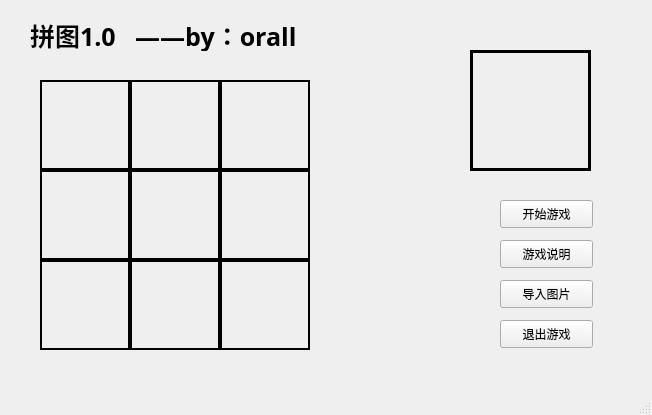
<?xml version="1.0" encoding="UTF-8"?>
<ui version="4.0">
 <class>DlgPlay</class>
 <widget class="QMainWindow" name="DlgPlay">
  <property name="geometry">
   <rect>
    <x>0</x>
    <y>0</y>
    <width>652</width>
    <height>415</height>
   </rect>
  </property>
  <property name="windowTitle">
   <string>拼图          ——by：orall</string>
  </property>
  <widget class="QWidget" name="centralwidget">
   <widget class="QPushButton" name="btnGameStart">
    <property name="geometry">
     <rect>
      <x>500</x>
      <y>200</y>
      <width>93</width>
      <height>28</height>
     </rect>
    </property>
    <property name="font">
     <font>
      <family>华文琥珀</family>
     </font>
    </property>
    <property name="text">
     <string>开始游戏</string>
    </property>
   </widget>
   <widget class="QPushButton" name="btnGameRules">
    <property name="geometry">
     <rect>
      <x>500</x>
      <y>240</y>
      <width>93</width>
      <height>28</height>
     </rect>
    </property>
    <property name="font">
     <font>
      <family>华文琥珀</family>
     </font>
    </property>
    <property name="text">
     <string>游戏说明</string>
    </property>
   </widget>
   <widget class="QLabel" name="labTitle">
    <property name="geometry">
     <rect>
      <x>30</x>
      <y>20</y>
      <width>361</width>
      <height>31</height>
     </rect>
    </property>
    <property name="font">
     <font>
      <family>华文新魏</family>
      <pointsize>19</pointsize>
      <weight>75</weight>
      <italic>false</italic>
      <bold>true</bold>
     </font>
    </property>
    <property name="layoutDirection">
     <enum>Qt::LeftToRight</enum>
    </property>
    <property name="styleSheet">
     <string notr="true"/>
    </property>
    <property name="text">
     <string>拼图1.0   ——by：orall</string>
    </property>
   </widget>
   <widget class="QPushButton" name="btnImportPic">
    <property name="geometry">
     <rect>
      <x>500</x>
      <y>280</y>
      <width>93</width>
      <height>28</height>
     </rect>
    </property>
    <property name="font">
     <font>
      <family>华文琥珀</family>
     </font>
    </property>
    <property name="text">
     <string>导入图片</string>
    </property>
   </widget>
   <widget class="QLabel" name="label_2">
    <property name="geometry">
     <rect>
      <x>470</x>
      <y>50</y>
      <width>121</width>
      <height>121</height>
     </rect>
    </property>
    <property name="font">
     <font>
      <family>方正舒体</family>
     </font>
    </property>
    <property name="styleSheet">
     <string notr="true">border-width: 3px;
border-style: solid;
border-color: rgb(0, 0, 0)</string>
    </property>
    <property name="text">
     <string/>
    </property>
   </widget>
   <widget class="QLabel" name="label_3">
    <property name="geometry">
     <rect>
      <x>40</x>
      <y>80</y>
      <width>90</width>
      <height>90</height>
     </rect>
    </property>
    <property name="styleSheet">
     <string notr="true">border-width: 2px;
border-style: solid;
border-color: rgb(0,0,0)</string>
    </property>
    <property name="text">
     <string/>
    </property>
   </widget>
   <widget class="QLabel" name="label_4">
    <property name="geometry">
     <rect>
      <x>130</x>
      <y>80</y>
      <width>90</width>
      <height>90</height>
     </rect>
    </property>
    <property name="styleSheet">
     <string notr="true">border-width: 2px;
border-style: solid;
border-color: rgb(0, 0, 0)</string>
    </property>
    <property name="text">
     <string/>
    </property>
   </widget>
   <widget class="QLabel" name="label_5">
    <property name="geometry">
     <rect>
      <x>220</x>
      <y>80</y>
      <width>90</width>
      <height>90</height>
     </rect>
    </property>
    <property name="styleSheet">
     <string notr="true">border-width: 2px;
border-style: solid;
border-color: rgb(0, 0, 0)</string>
    </property>
    <property name="text">
     <string/>
    </property>
   </widget>
   <widget class="QLabel" name="label_7">
    <property name="geometry">
     <rect>
      <x>130</x>
      <y>170</y>
      <width>90</width>
      <height>90</height>
     </rect>
    </property>
    <property name="styleSheet">
     <string notr="true">border-width: 2px;
border-style: solid;
border-color: rgb(0, 0, 0)</string>
    </property>
    <property name="text">
     <string/>
    </property>
   </widget>
   <widget class="QLabel" name="label_6">
    <property name="geometry">
     <rect>
      <x>40</x>
      <y>170</y>
      <width>90</width>
      <height>90</height>
     </rect>
    </property>
    <property name="styleSheet">
     <string notr="true">border-width:2px;
border-style: solid;
border-color: rgb(0, 0, 0)</string>
    </property>
    <property name="text">
     <string/>
    </property>
   </widget>
   <widget class="QLabel" name="label_8">
    <property name="geometry">
     <rect>
      <x>220</x>
      <y>170</y>
      <width>90</width>
      <height>90</height>
     </rect>
    </property>
    <property name="styleSheet">
     <string notr="true">border-width: 2px;
border-style: solid;
border-color: rgb(0, 0, 0)</string>
    </property>
    <property name="text">
     <string/>
    </property>
   </widget>
   <widget class="QLabel" name="label_10">
    <property name="geometry">
     <rect>
      <x>130</x>
      <y>260</y>
      <width>90</width>
      <height>90</height>
     </rect>
    </property>
    <property name="styleSheet">
     <string notr="true">border-width: 2px;
border-style: solid;
border-color: rgb(0, 0, 0)</string>
    </property>
    <property name="text">
     <string/>
    </property>
   </widget>
   <widget class="QLabel" name="label_9">
    <property name="geometry">
     <rect>
      <x>40</x>
      <y>260</y>
      <width>90</width>
      <height>90</height>
     </rect>
    </property>
    <property name="styleSheet">
     <string notr="true">border-width: 2px;
border-style: solid;
border-color: rgb(0, 0, 0)</string>
    </property>
    <property name="text">
     <string/>
    </property>
   </widget>
   <widget class="QLabel" name="label_11">
    <property name="geometry">
     <rect>
      <x>220</x>
      <y>260</y>
      <width>90</width>
      <height>90</height>
     </rect>
    </property>
    <property name="styleSheet">
     <string notr="true">border-width: 2px;
border-style: solid;
border-color: rgb(0, 0, 0)</string>
    </property>
    <property name="text">
     <string/>
    </property>
   </widget>
   <widget class="QPushButton" name="btnExit">
    <property name="geometry">
     <rect>
      <x>500</x>
      <y>320</y>
      <width>93</width>
      <height>28</height>
     </rect>
    </property>
    <property name="font">
     <font>
      <family>华文琥珀</family>
     </font>
    </property>
    <property name="text">
     <string>退出游戏</string>
    </property>
   </widget>
  </widget>
  <widget class="QMenuBar" name="menubar">
   <property name="geometry">
    <rect>
     <x>0</x>
     <y>0</y>
     <width>652</width>
     <height>23</height>
    </rect>
   </property>
  </widget>
  <widget class="QStatusBar" name="statusbar"/>
 </widget>
 <resources/>
 <connections/>
</ui>
